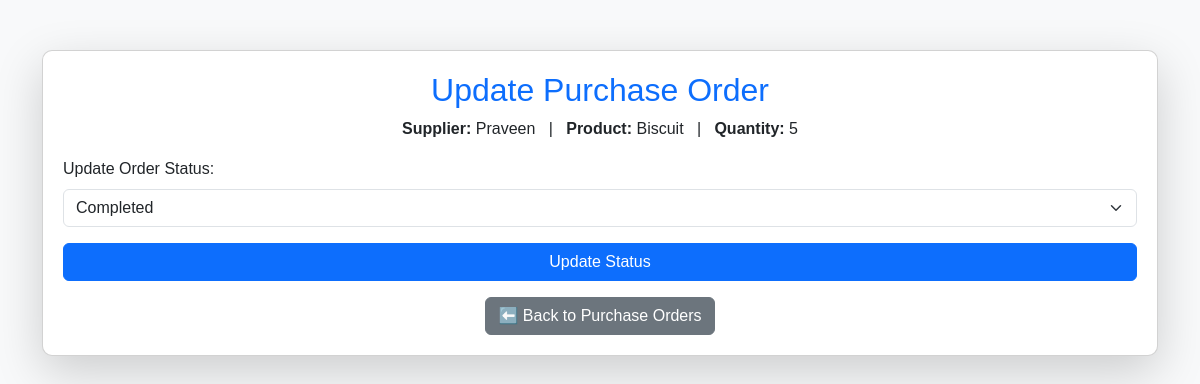
/update_purchase_order.php?id=1 (signed in), run on the app's committed database.
### tables this page shows
CREATE TABLE `purchase_orders` (
  `id` int NOT NULL AUTO_INCREMENT,
  `supplier_id` int DEFAULT NULL,
  `product_id` int DEFAULT NULL,
  `quantity` int NOT NULL,
  `status` enum('Pending','Completed') DEFAULT 'Pending',
  `created_at` timestamp NULL DEFAULT CURRENT_TIMESTAMP,
  `total_price` decimal(10,2) NOT NULL DEFAULT '0.00',
  PRIMARY KEY (`id`),
  KEY `supplier_id` (`supplier_id`),
  KEY `product_id` (`product_id`),
  CONSTRAINT `purchase_orders_ibfk_1` FOREIGN KEY (`supplier_id`) REFERENCES `suppliers` (`id`),
  CONSTRAINT `purchase_orders_ibfk_2` FOREIGN KEY (`product_id`) REFERENCES `products` (`id`)
);

CREATE TABLE `suppliers` (
  `id` int NOT NULL AUTO_INCREMENT,
  `name` varchar(255) NOT NULL,
  `phone` varchar(20) DEFAULT NULL,
  `email` varchar(255) DEFAULT NULL,
  `address` text,
  `created_at` timestamp NULL DEFAULT CURRENT_TIMESTAMP,
  PRIMARY KEY (`id`)
);

CREATE TABLE `products` (
  `id` int NOT NULL AUTO_INCREMENT,
  `name` varchar(255) NOT NULL,
  `price` decimal(10,2) NOT NULL,
  `quantity` int NOT NULL,
  `supplier` varchar(255) NOT NULL,
  `created_at` timestamp NULL DEFAULT CURRENT_TIMESTAMP,
  `barcode` varchar(255) DEFAULT NULL,
  `category` varchar(255) NOT NULL,
  `image` varchar(255) DEFAULT NULL,
  PRIMARY KEY (`id`),
  UNIQUE KEY `barcode` (`barcode`)
);

### update_purchase_order.php (the view, shortened to what this page needs)
<?php
include 'db.php';
$order_id = intval($_GET['id']);
$sql = "SELECT po.id, po.quantity, po.status, s.name AS supplier, p.name AS product, p.id AS product_id
        FROM purchase_orders po
        JOIN suppliers s ON po.supplier_id = s.id
        JOIN products p ON po.product_id = p.id
        WHERE po.id = ?";
$stmt = $conn->prepare($sql);
$stmt->bind_param("i", $order_id);
$stmt->execute();
$result = $stmt->get_result();
$order = $result->fetch_assoc();
?>
<!DOCTYPE html>
<html lang="en">
<head>
    <link rel="stylesheet" href="https://cdn.jsdelivr.net/npm/bootstrap@5.3.0/dist/css/bootstrap.min.css">
</head>
<body class="bg-light">
<div class="container">
    <div class="card shadow-lg">
        <h2 class="text-center text-primary">Update Purchase Order</h2>
        <p class="text-center">
            <strong>Supplier:</strong> <?php echo htmlspecialchars($order['supplier']); ?> &nbsp; | &nbsp;
            <strong>Product:</strong> <?php echo htmlspecialchars($order['product']); ?> &nbsp; | &nbsp;
            <strong>Quantity:</strong> <?php echo $order['quantity']; ?>
        </p>
        <form method="POST">
            <div class="mb-3">
                <label for="status" class="form-label">Update Order Status:</label>
                <select name="status" id="status" class="form-select" required>
                    <option value="Completed" <?php if ($order['status'] == 'Completed') echo 'selected'; ?>>Completed</option>
                </select>
            </div>
            <button type="submit" class="btn btn-primary w-100">Update Status</button>
        </form>
        <div class="text-center mt-3">
            <a href="purchase_orders.php" class="btn btn-secondary">⬅️ Back to Purchase Orders</a>
        </div>
    </div>
</div>
</body>
</html>

### update_purchase_order.php (style rules this page uses)
body { background-color: #f8f9fa; font-family: 'Poppins', sans-serif; }
.container { margin-top: 50px; }
.card { padding: 20px; border-radius: 10px; }

### data on the page
purchase_orders: supplier.name "Praveen", product.name "Biscuit", quantity "5", status "Completed"
